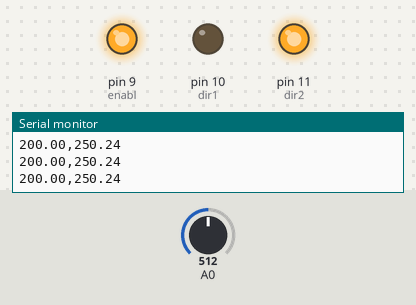
The sketch below on a simulated Arduino Uno, built with avr-gcc and run on an emulated ATmega328P. Parts: output pins drawn as LEDs (lit = HIGH), the last lines printed to the serial monitor. Inputs (shaded band) come from the test bench; at power-on: A0 = 512.

Above: at 1.2 s.
1.3 s: A0 set to 716
At 4.0 s:
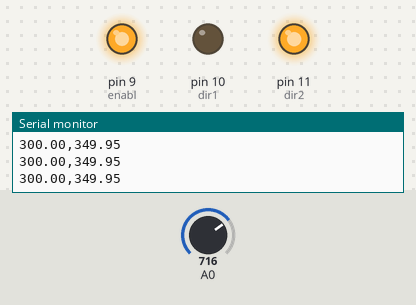
4.3 s: A0 set to 511
At 4.7 s:
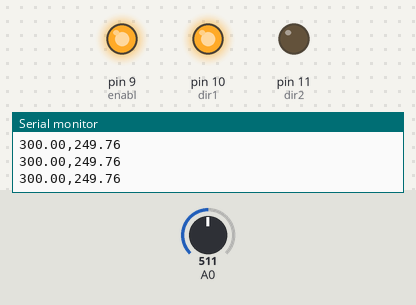
7.3 s: A0 set to 306
Timing chart, 0 to 10.3 s (numbered marks = the images above; inputs shaded):
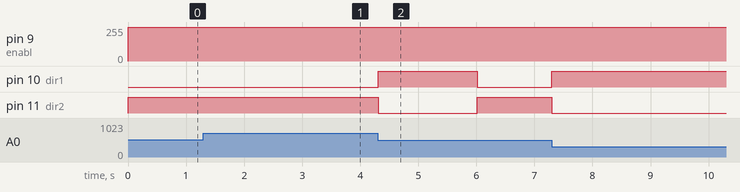

The sketch:

solar-tracker-p.ino
```cpp
//poisitvo para esquerda
//dir 1 vai pra esquerda

float y = 0;
float u = 0;
float e = 0;
float r = 1.2;
float Kp = 10.0;

#define enabl  9
#define dir1  10
#define dir2  11

void setup() {
  for(int count = 9; count <= 11; count++) {
    pinMode(count, OUTPUT);

  }
  digitalWrite(dir1, HIGH);
  digitalWrite(dir2, LOW);
  Serial.begin(115200);
}


void loop() {
  y=analogRead(0)*5.0/1023.0;
  r=2.0+1.0*(((millis()/3000)%2)==1);
  e=r-y;
  u=Kp*e;


  u=min(max(u,-5.0),5.0);
  digitalWrite(dir1,u>=0);
  digitalWrite(dir2,u<=0);
  analogWrite(enabl,abs(u)*175/5.0+80);

  Serial.print(r*100.0);
  Serial.print(',');
  Serial.println(y*100.0);
  /*Serial.print(',');
  Serial.print(u>=0);
  Serial.print(',');
  Serial.print(u<=0);
  Serial.println(u*100);
*/
    delay(25);


}
```

Measured:
- after the input at 1.3 s, pin 10 (dir1): stays LOW (without the input it goes to HIGH after 1.7 s); pin 11 (dir2): stays HIGH (without the input it goes to LOW after 1.7 s)
- after the input at 4.3 s, pin 9 (enabl): 254/255 → 255/255 after 0.01 s instead of 1.7 s; pin 10 (dir1): LOW → HIGH at once, → LOW 1.7 s later; pin 11 (dir2): HIGH → LOW at once, → HIGH 1.7 s later
